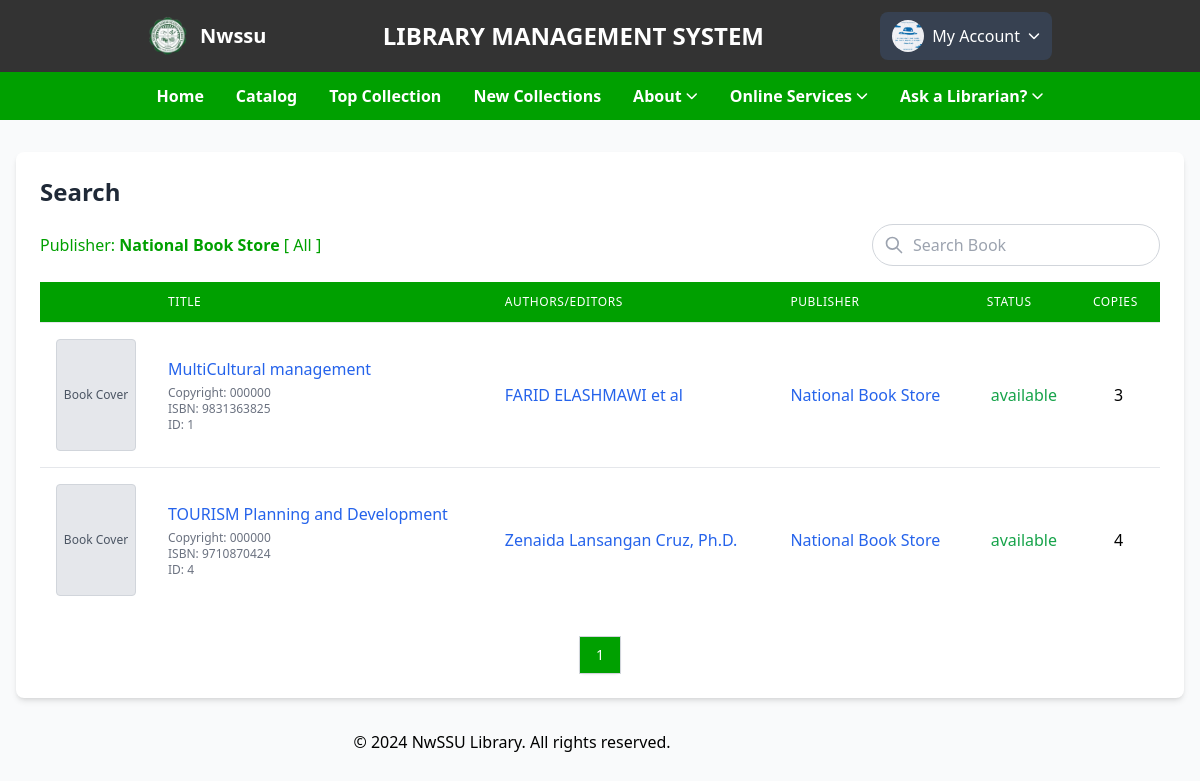
Screenshot of /student/publisher_browse.php?publisher=National+Book+Store (signed in) with the database file from the repository.
### tables this page shows
CREATE TABLE `books` (
  `id` int(100) NOT NULL,
  `material_type` varchar(250) NOT NULL,
  `sub_type` varchar(250) NOT NULL,
  `category` varchar(250) NOT NULL,
  `title` varchar(500) NOT NULL,
  `author` varchar(500) NOT NULL,
  `publisher` varchar(500) NOT NULL,
  `status` varchar(100) NOT NULL,
  `subject` varchar(250) NOT NULL,
  `content` varchar(5000) NOT NULL,
  `summary` varchar(5000) NOT NULL,
  `issn` varchar(250) NOT NULL,
  `call_no` varchar(250) NOT NULL,
  `ISBN` varchar(250) NOT NULL,
  `copyright` varchar(250) NOT NULL,
  `page_number` int(250) NOT NULL,
  `edition` varchar(250) NOT NULL,
  `copies` int(250) NOT NULL,
  `date_acquired` varchar(250) NOT NULL,
  `books_image` varchar(400) DEFAULT NULL,
  `catalog_date` varchar(50) NOT NULL
);

### student/publisher_browse.php (the view, shortened to what this page needs)
<?php
include '../student/side_navbars.php';
try {
    $conn = new PDO("mysql:host=$db_host;dbname=$db_name", $user_name, $user_password);
    $conn->setAttribute(PDO::ATTR_ERRMODE, PDO::ERRMODE_EXCEPTION);
} catch (PDOException $e) {
    die("Connection failed: " . $e->getMessage());
}
$page = isset($_GET['page']) ? (int)$_GET['page'] : 1;
$books_per_page = 10;
$offset = ($page - 1) * $books_per_page;
$selected_publisher = isset($_GET['publisher']) ? $_GET['publisher'] : '';
$query = $conn->prepare("SELECT * FROM books WHERE publisher = :publisher ORDER BY title ASC LIMIT :offset, :limit");
$query->bindValue(':publisher', $selected_publisher, PDO::PARAM_STR);
$query->bindValue(':offset', $offset, PDO::PARAM_INT);
$query->bindValue(':limit', $books_per_page, PDO::PARAM_INT);
$query->execute();
$books = $query->fetchAll(PDO::FETCH_ASSOC);
$total_books_query = $conn->prepare("SELECT COUNT(*) FROM books WHERE publisher = :publisher");
$total_books_query->bindValue(':publisher', $selected_publisher, PDO::PARAM_STR);
$total_books_query->execute();
$total_books = $total_books_query->fetchColumn();
$total_pages = ceil($total_books / $books_per_page);
?>
<!DOCTYPE html>
<html lang="en">
<head>
    <script src="https://cdn.tailwindcss.com"></script>
</head>
<body>
    <div class="container mx-auto px-4 py-8 max-w-7xl">
        <div class="bg-white rounded-lg shadow-md">
            <div class="p-6">
                <div class="flex justify-between items-center mb-4">
                    <h2 class="text-2xl font-bold text-gray-800">Search</h2>
                </div>
                <?php if ($selected_publisher): ?>
                    <div class="flex flex-col md:flex-row justify-between items-start md:items-center mb-4 text-primary">
                        <span class="mb-2 md:mb-0">
                            Publisher: <strong><?php echo htmlspecialchars($selected_publisher); ?></strong>
                            [ <a href="../student/category_books.php" class="hover:underline">All</a> ]
                        </span>
                        <div class="relative w-full md:w-auto">
                            <svg xmlns="http://www.w3.org/2000/svg" class="h-5 w-5 absolute left-3 top-1/2 transform -translate-y-1/2 text-gray-400" fill="none" viewBox="0 0 24 24" stroke="currentColor">
                                <path stroke-linecap="round" stroke-linejoin="round" stroke-width="2" d="M21 21l-6-6m2-5a7 7 0 11-14 0 7 7 0 0114 0z" />
                            </svg>
                            <input type="text" id="searchInput" placeholder="Search Book"
                                class="pl-10 pr-4 py-2 w-full md:w-72 rounded-full border border-gray-300 focus:outline-none focus:ring-2 focus:ring-primary focus:border-transparent"
                                onkeyup="searchBooks()">
                        </div>
                    </div>
                <?php endif; ?>
                <div class="overflow-x-auto hidden md:block">
                    <table class="min-w-full divide-y divide-gray-200">
                        <thead>
                            <tr>
                                <th class="px-4 py-3 bg-primary text-white text-left text-xs font-medium uppercase tracking-wider w-24"></th>
                                <th class="px-4 py-3 bg-primary text-white text-left text-xs font-medium uppercase tracking-wider">Title</th>
                                <th class="px-4 py-3 bg-primary text-white text-left text-xs font-medium uppercase tracking-wider">Authors/Editors</th>
                                <th class="px-4 py-3 bg-primary text-white text-left text-xs font-medium uppercase tracking-wider">Publisher</th>
                                <th class="px-4 py-3 bg-primary text-white text-left text-xs font-medium uppercase tracking-wider">Status</th>
                                <th class="px-4 py-3 bg-primary text-white text-left text-xs font-medium uppercase tracking-wider">Copies</th>
                            </tr>
                        </thead>
                        <tbody class="bg-white divide-y divide-gray-200" id="bookTable">
                            <?php if (empty($books)): ?>
                                <tr>
                                    <td colspan="6" class="px-4 py-4 text-center text-gray-500">No books found</td>
                                </tr>
                            <?php else: ?>
                                <?php foreach ($books as $book): ?>
                                    <tr class="hover:bg-gray-50">
                                        <td class="px-4 py-4 whitespace-nowrap">
                                            <div class="flex justify-center">
                                                <?php if (!empty($book['books_image'])): ?>
                                                    <img src="../uploaded_file/<?php echo htmlspecialchars($book['books_image']); ?>" alt="Book Cover" class="w-20 h-28 object-cover border border-gray-200 rounded">
                                                <?php else: ?>
                                                    <div class="w-20 h-28 flex items-center justify-center bg-gray-200 text-gray-600 text-xs font-medium border border-gray-300 rounded">
                                                        Book Cover
                                                    </div>
                                                <?php endif; ?>
                                            </div>
                                        </td>
                                        <td class="px-4 py-4">
                                            <div class="space-y-1">
                                                <a href="studbook_detail.php?id=<?php echo urlencode($book['id']); ?>" class="text-blue-600 hover:text-blue-800 hover:underline font-medium">
                                                    <?php echo htmlspecialchars($book['title']); ?>
                                                </a>
                                                <div class="text-xs text-gray-500">
                                                    <p>Copyright: <?php echo htmlspecialchars($book['copyright']); ?></p>
                                                    <p>ISBN: <?php echo htmlspecialchars($book['ISBN']); ?></p>
                                                    <p>ID: <?php echo htmlspecialchars($book['id']); ?></p>
                                                </div>
                                            </div>
                                        </td>
                                        <td class="px-4 py-4">
                                            <a href="selected_author.php?author=<?php echo urlencode($book['author']); ?>" class="text-blue-600 hover:text-blue-800 hover:underline">
                                                <?php echo htmlspecialchars($book['author']); ?>
                                            </a>
                                        </td>
                                        <td class="px-4 py-4">
                                            <a href="publisher_browse.php?publisher=<?php echo urlencode($book['publisher']); ?>" class="text-blue-600 hover:text-blue-800 hover:underline">
                                                <?php echo htmlspecialchars($book['publisher']); ?>
                                            </a>
                                        </td>
                                        <td class="px-4 py-4 text-center">
                                            <span class="<?php echo $book['status'] === 'available' ? 'text-green-600' : 'text-red-600'; ?>">
                                                <?php echo htmlspecialchars($book['status']); ?>
                                            </span>
                                        </td>
                                        <td class="px-4 py-4 text-center">
                                            <?php echo htmlspecialchars($book['copies']); ?>
                                        </td>
                                    </tr>
                                <?php endforeach; ?>
                            <?php endif; ?>
                        </tbody>
                    </table>
                </div>
                <div class="flex justify-center mt-6">
                    <nav class="inline-flex rounded-md shadow-sm -space-x-px" aria-label="Pagination">
                        <?php for ($i = 1; $i <= $total_pages; $i++): ?>
                            <a href="?page=<?= $i; ?>&publisher=<?php echo urlencode($selected_publisher); ?>"
                                class="<?= ($i === $page) ? 'bg-primary text-white' : 'bg-white text-gray-500 hover:bg-gray-50' ?> relative inline-flex items-center px-4 py-2 border border-gray-300 text-sm font-medium">
                                <?= $i; ?>
                            </a>
                        <?php endfor; ?>
                    </nav>
                </div>
            </div>
        </div>
    </div>
    <footer class="footer">
        <div class="container text-center">
            <span class="text-muted">© 2024 NwSSU Library. All rights reserved.</span>
        </div>
    </footer>
</body>
</html>

### rows the page displays
books: shows "Book Cover", title "MultiCultural management", copyright "000000", ISBN "9831363825", id "1", author "FARID ELASHMAWI et al", publisher "National Book Store", status "available", copies "3"
books: shows "Book Cover", title "TOURISM Planning and Development", copyright "000000", ISBN "9710870424", id "4", author "Zenaida Lansangan Cruz, Ph.D.", publisher "National Book Store", status "available", copies "4"

### other values shown
$selected_publisher "National Book Store"
